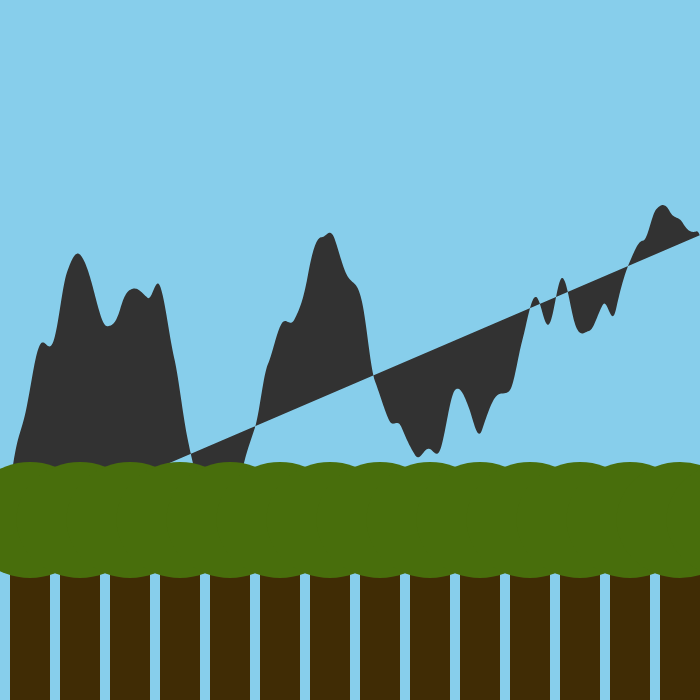
Frame 1 (no input)
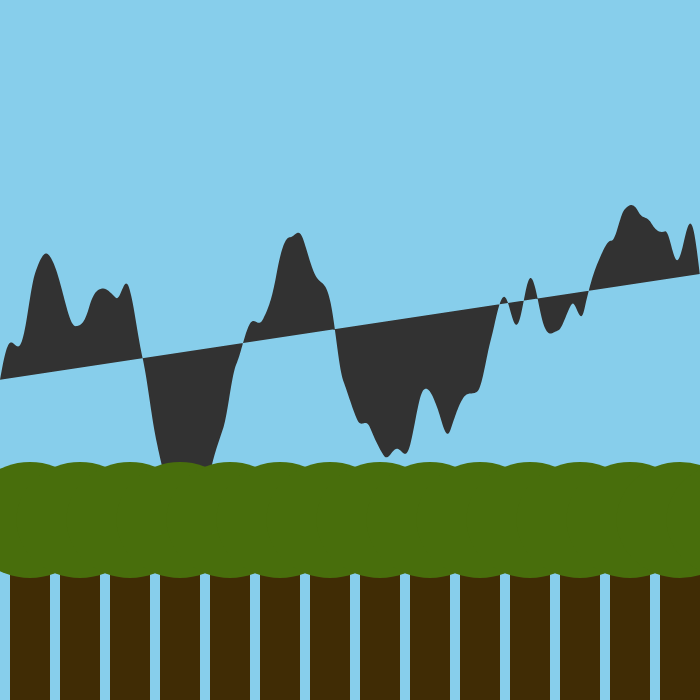
Frame 60 (no input)
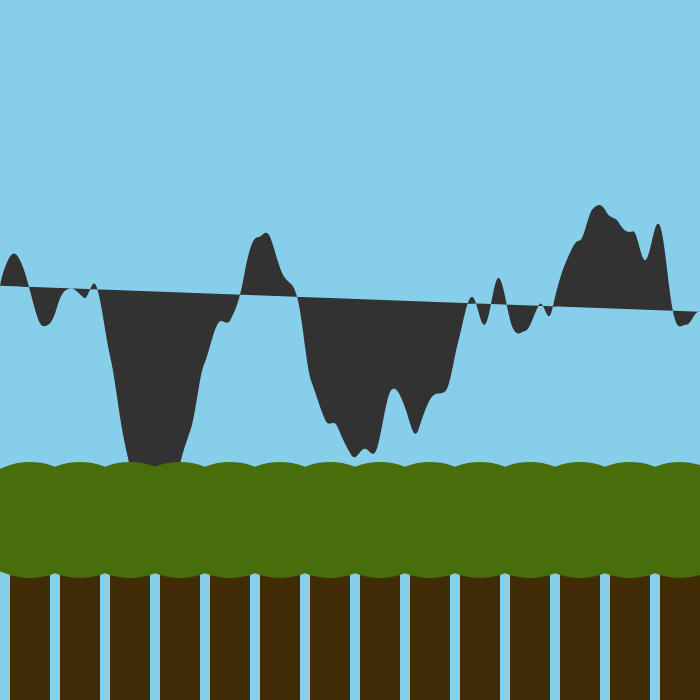
Frame 120 (the mouse pressed at the canvas centre since frame 60)

The p5.js sketch that drew these frames (run headless with seeded random() and noise() and a simulated clock; from frame 60 on, the mouse is pressed at the canvas centre):

// p5.js sketch
// ── sketch.js

let inc = 0.01;
let start = 0;

function setup() {
  createCanvas(700, 700);
}

function draw() {
  background(135, 206, 235);
  stroke(255);
  beginShape();
  let xoff = start;
  for (let x = 0; x < width; x+=0.75) {
    
   noStroke();
   noFill();
    let y = noise(xoff) * 800;
    vertex(x, y);
    xoff += .007;
  }
  fill(50);
  endShape();

  start += inc/2;
  var trunk = 0;

  noStroke();
  for(trunk = 10; trunk < 800; trunk +=50){
    fill(64, 44, 5);
    rect(trunk,550,40,332);
  }

  var leaves=10;
  for(leaves=30;leaves<800;leaves+=50){
    fill(72, 110, 12);
    ellipse(leaves,520,127,116);
  }
  stroke(250);


} 
